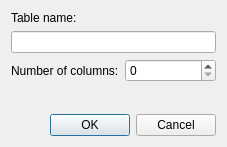
<?xml version="1.0" encoding="UTF-8"?>
<ui version="4.0">
 <class>NewTableDialog</class>
 <widget class="QDialog" name="NewTableDialog">
  <property name="geometry">
   <rect>
    <x>0</x>
    <y>0</y>
    <width>227</width>
    <height>147</height>
   </rect>
  </property>
  <property name="windowTitle">
   <string>Dialog</string>
  </property>
  <layout class="QVBoxLayout" name="verticalLayout">
   <item>
    <widget class="QLabel" name="label">
     <property name="text">
      <string>Table name:</string>
     </property>
    </widget>
   </item>
   <item>
    <widget class="QLineEdit" name="tableNameEdit"/>
   </item>
   <item>
    <layout class="QHBoxLayout" name="horizontalLayout">
     <item>
      <widget class="QLabel" name="label_2">
       <property name="text">
        <string>Number of columns:</string>
       </property>
      </widget>
     </item>
     <item>
      <widget class="QSpinBox" name="numberOfColsBox"/>
     </item>
    </layout>
   </item>
   <item>
    <spacer name="verticalSpacer">
     <property name="orientation">
      <enum>Qt::Vertical</enum>
     </property>
     <property name="sizeHint" stdset="0">
      <size>
       <width>20</width>
       <height>40</height>
      </size>
     </property>
    </spacer>
   </item>
   <item>
    <widget class="QDialogButtonBox" name="buttonBox">
     <property name="orientation">
      <enum>Qt::Horizontal</enum>
     </property>
     <property name="standardButtons">
      <set>QDialogButtonBox::Cancel|QDialogButtonBox::Ok</set>
     </property>
    </widget>
   </item>
  </layout>
 </widget>
 <resources/>
 <connections>
  <connection>
   <sender>buttonBox</sender>
   <signal>accepted()</signal>
   <receiver>NewTableDialog</receiver>
   <slot>accept()</slot>
   <hints>
    <hint type="sourcelabel">
     <x>248</x>
     <y>254</y>
    </hint>
    <hint type="destinationlabel">
     <x>157</x>
     <y>274</y>
    </hint>
   </hints>
  </connection>
  <connection>
   <sender>buttonBox</sender>
   <signal>rejected()</signal>
   <receiver>NewTableDialog</receiver>
   <slot>reject()</slot>
   <hints>
    <hint type="sourcelabel">
     <x>316</x>
     <y>260</y>
    </hint>
    <hint type="destinationlabel">
     <x>286</x>
     <y>274</y>
    </hint>
   </hints>
  </connection>
 </connections>
</ui>
